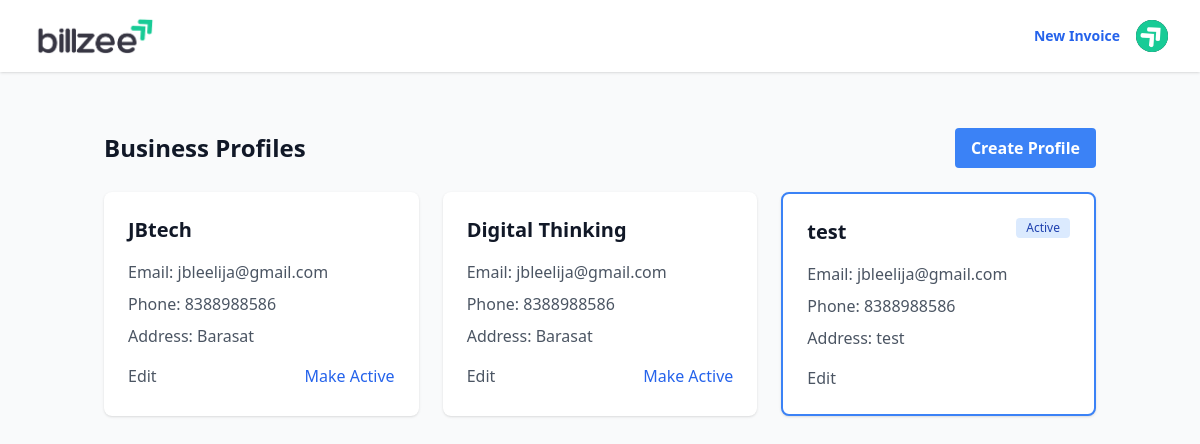
The app's page /users/profiles/ (signed in), older data.
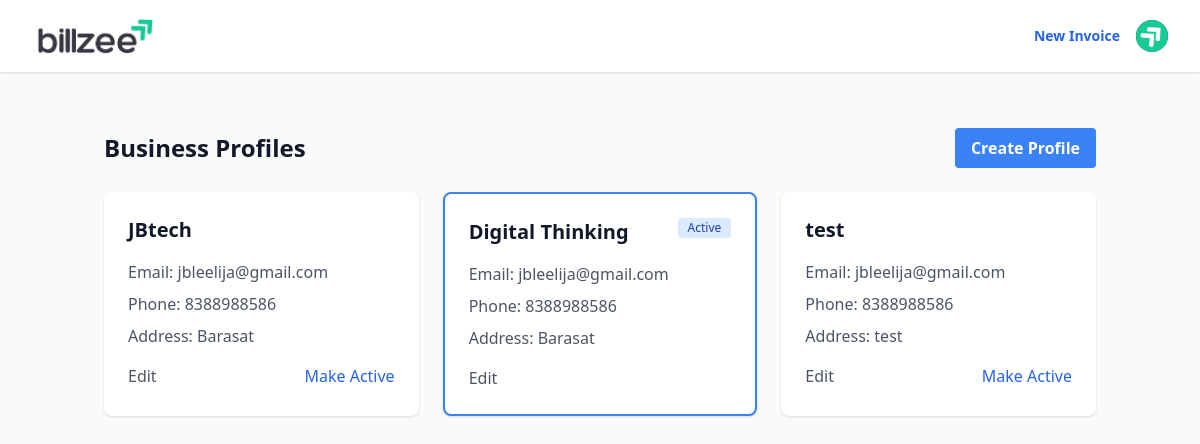
The same page, newer data.
### users/models.py (models this page shows, shortened)
class Profile(models.Model):
    user = models.ForeignKey(CustomUser, on_delete=models.CASCADE, related_name='profiles')
    is_active = models.BooleanField(default=False)
    company_name = models.CharField(max_length=100)
    company_email = models.EmailField()
    password = models.CharField(max_length=128, default='')
    phone_number = models.CharField(max_length=20)
    address = models.TextField()
    city = models.CharField(max_length=100, blank=True)
    state = models.CharField(max_length=100, blank=True)
    country = models.CharField(max_length=100)
    pin_or_zip = models.CharField(max_length=20, blank=True)
    gst_id = models.CharField(max_length=20, blank=True)
    created_at = models.DateTimeField(auto_now_add=True)
    updated_at = models.DateTimeField(auto_now=True)
    class Meta:
        constraints = [
            models.UniqueConstraint(
                fields=['user', 'is_active'],
                condition=models.Q(is_active=True),
                name='unique_active_profile'
            )
        ]

### users/views.py (the view)
# urls.py: path('profiles/', views.profile_list, name='profile_list'),
@login_required
def profile_list(request):
    profiles = Profile.objects.filter(user=request.user)
    return render(request, 'users/profile_list.html', {
        'profiles': profiles,
        'title': 'Business Profiles'
    })

### users/templates/users/profile_list.html (shortened to what this page needs)
{% extends 'base.html' %}
{% block content %}
<div class="container mx-auto px-4 py-8">
    <div class="flex justify-between items-center mb-6">
        <h1 class="text-2xl font-bold text-gray-900">Business Profiles</h1>
        <a href="{% url 'users:profile_create' %}" class="bg-blue-500 hover:bg-blue-600 text-white font-semibold py-2 px-4 rounded">
            Create Profile
        </a>
    </div>
    {% if profiles %}
        <div class="grid gap-6 md:grid-cols-2 lg:grid-cols-3">
            {% for profile in profiles %}
            <div class="bg-white rounded-lg shadow p-6 {% if profile.is_active %}border-2 border-blue-500{% endif %}">
                <div class="flex justify-between items-start mb-4">
                    <h2 class="text-xl font-semibold text-gray-900">{{ profile.company_name }}</h2>
                    {% if profile.is_active %}
                        <span class="bg-blue-100 text-blue-800 text-xs font-medium px-2.5 py-0.5 rounded">Active</span>
                    {% endif %}
                </div>
                <div class="space-y-2 text-gray-600">
                    <p><span class="font-medium">Email:</span> {{ profile.company_email }}</p>
                    <p><span class="font-medium">Phone:</span> {{ profile.phone_number|default:"-" }}</p>
                    <p><span class="font-medium">Address:</span> {{ profile.address|default:"-" }}</p>
                </div>
                <div class="mt-4 flex justify-between">
                    <a href="{% url 'users:profile_edit' profile.pk %}" class="text-gray-600 hover:text-gray-900 font-medium">
                        Edit
                    </a>
                    {% if not profile.is_active %}
                    <form action="{% url 'users:profile_activate' profile.pk %}" method="post" class="inline">
                        <button type="submit" class="text-blue-600 hover:text-blue-800 font-medium">
                            Make Active
                        </button>
                    </form>
                    {% endif %}
                </div>
            </div>
            {% endfor %}
        </div>
    {% endif %}
</div>
{% endblock %}

### templates/base.html (shortened to what this page needs)
{% load static %}
<!DOCTYPE html>
<html lang="en">
<head>
    <link href="{% static 'css/output.css' %}" rel="stylesheet">
    <script src="https://cdn.tailwindcss.com"></script>
</head>
<body class="bg-gray-50">
    {% if not request.resolver_match.url_name in 'login,register,logout' %}
    {% include 'components/users/navbar.html' %}
    {% endif %}
    <main class="max-w-7xl mx-auto py-6 sm:px-6 lg:px-8">
        {% block content %}{% endblock %}
    </main>
</body>
</html>

### templates/components/users/navbar.html (shortened to what this page needs)
{% load static %}
<nav class="bg-white border-gray-200 shadow">
    <div class="max-w-7xl flex flex-wrap items-center justify-between mx-auto p-4 sm:px-6 lg:px-8">
    <a href="{% url 'home' %}" class="flex items-center space-x-3 rtl:space-x-reverse">
        <img src="{% static 'img/site-img/logo.png' %}" class="w-30 h-10" alt="billzee Logo" />
    </a>
    {% if user.is_authenticated %}
    <div class="flex items-center md:order-2 space-x-3 md:space-x-0 rtl:space-x-reverse">
        <a href="{% url 'invoices:create' %}" class="text-blue-600 hover:text-blue-800 text-sm  font-semibold px-4">
            New Invoice
        </a>
        <button type="button" class="flex text-sm bg-gray-800 rounded-full md:me-0 focus:ring-2 focus:ring-gray-300 dark:focus:ring-gray-600" id="user-menu-button" aria-expanded="false" data-dropdown-toggle="user-dropdown" data-dropdown-placement="bottom">
          <img class="w-8 h-8 rounded-full" src="{% static 'img/site-img/user-icon.png' %}" alt="user photo">
        </button>
      {% endif %}
    </div>
  </nav>

Row changes from the older to the newer data that the page shows:
changed Profile "Digital Thinking": is_active "Make Active" → "Active"
changed Profile "test": is_active "Active" → "Make Active"
